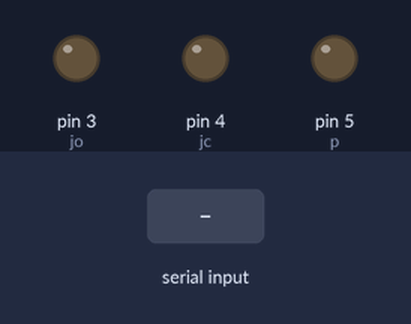
This sketch was run on a simulated Arduino Uno, built with avr-gcc and run on an emulated ATmega328P. Parts: output pins drawn as LEDs (lit = HIGH). Inputs (shaded band) come from the test bench. What the sketch prints to the serial monitor is not drawn.

Above: at 1.2 s.
1.3 s: "1\n" received over Serial
At 1.7 s:
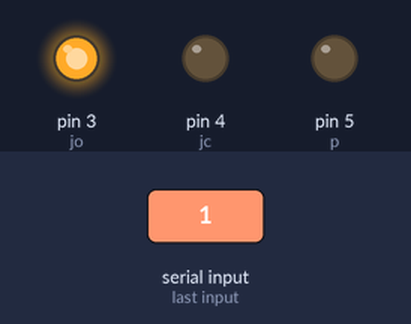
At 2.2 s:
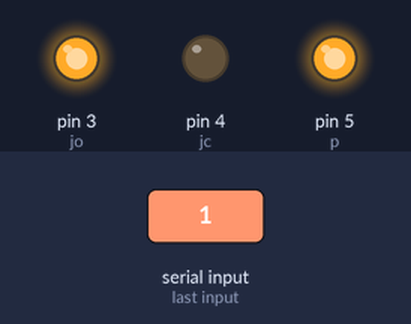
Timing chart, 0 to 4.3 s (numbered marks = the images above; inputs shaded):
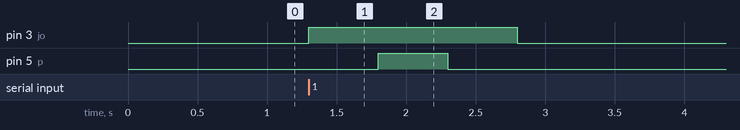

The sketch:

k-dribbling.ino
```cpp
int jo = 3;
int jc = 4;
int p = 5;
int a;

void setup() {
  Serial.begin(115200);
  pinMode(jo, OUTPUT);
  pinMode(jc, OUTPUT);
  pinMode(p, OUTPUT);
}

void loop() {
  if (Serial.available() > 0) {
    a = Serial.parseInt();
  }
  if (a == 1) {
    digitalWrite(jo, HIGH);  // open
    delay(500);
    digitalWrite(p, HIGH);  // Activate
    delay(500);
    digitalWrite(p, LOW);  // Deactivate
    delay(500);
    digitalWrite(jo, LOW);  // Close
    delay(500);
  }
  Serial.println(a);
}
```

Measured:
- after the input at 1.3 s, pin 3 (jo): LOW → HIGH at once, → LOW 1.5 s later; pin 5 (p): LOW → HIGH after 0.50 s, → LOW 0.50 s later
